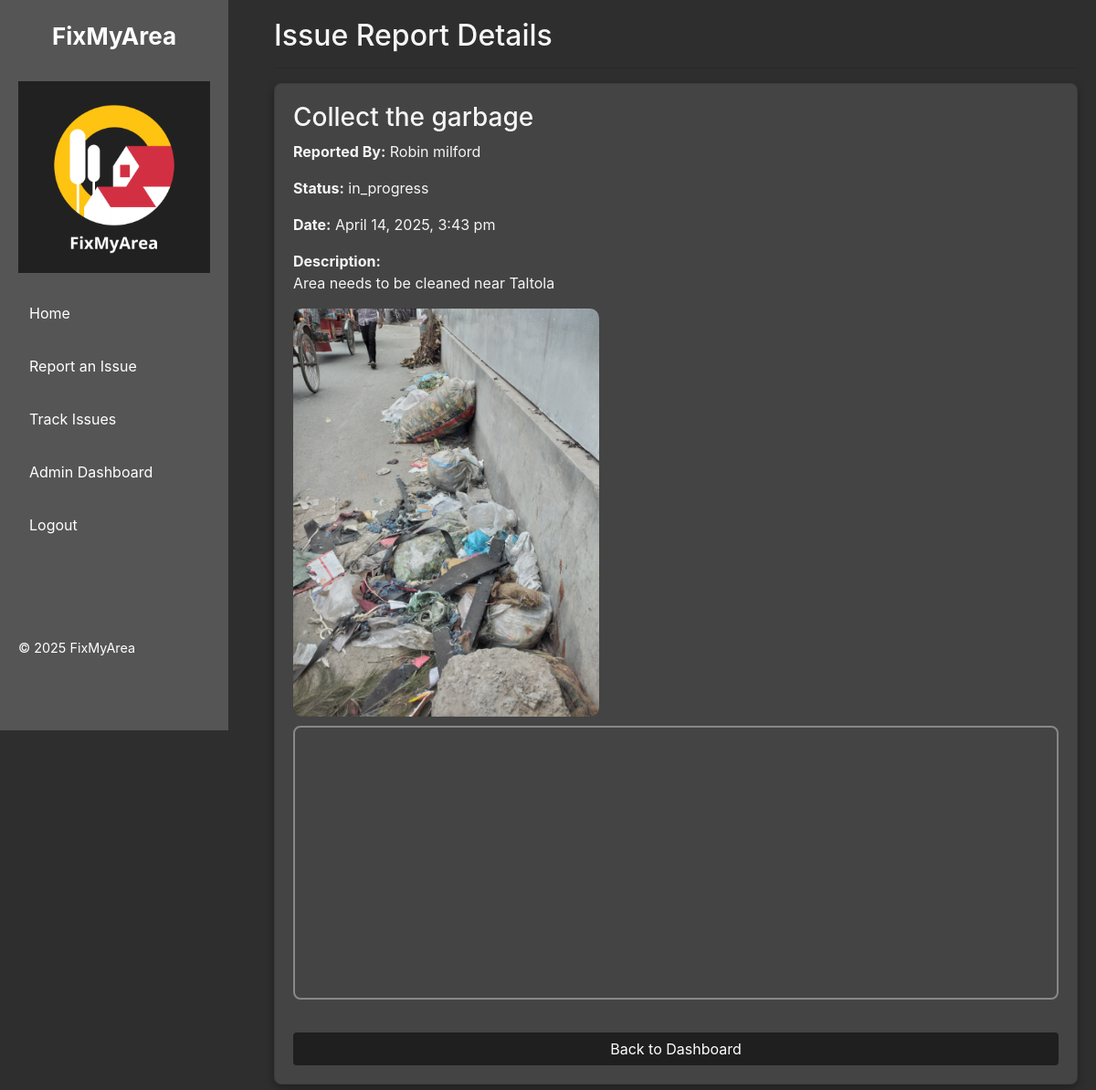
/dashboard/view_report.php?id=4, run on the app's committed database.
### tables this page shows
CREATE TABLE `issues` (
  `id` int(11) NOT NULL,
  `citizen_id` int(11) DEFAULT NULL,
  `title` varchar(255) NOT NULL,
  `description` text NOT NULL,
  `category` text DEFAULT NULL,
  `status` enum('reported','in_progress','resolved','cancelled') NOT NULL DEFAULT 'reported',
  `location` point NOT NULL,
  `created_at` timestamp NOT NULL DEFAULT current_timestamp(),
  `hired_service_provider_id` int(11) DEFAULT NULL,
  `photo_path` varchar(255) DEFAULT NULL,
  `updated_at` timestamp NOT NULL DEFAULT current_timestamp() ON UPDATE current_timestamp(),
  `category_id` int(11) DEFAULT NULL
);

CREATE TABLE `users` (
  `id` int(11) NOT NULL,
  `name` varchar(255) NOT NULL,
  `email` varchar(255) NOT NULL,
  `phone` varchar(20) NOT NULL,
  `password` varchar(255) NOT NULL,
  `role` enum('citizen','service_provider','admin') NOT NULL DEFAULT 'citizen',
  `status` enum('active','inactive','banned') NOT NULL DEFAULT 'active',
  `profile_picture` text DEFAULT NULL,
  `created_at` timestamp NOT NULL DEFAULT current_timestamp(),
  `updated_at` timestamp NOT NULL DEFAULT current_timestamp() ON UPDATE current_timestamp(),
  `otp_code` varchar(6) DEFAULT NULL,
  `otp_expires_at` datetime DEFAULT NULL,
  `is_verified` tinyint(1) DEFAULT 0,
  `division` varchar(100) DEFAULT NULL,
  `district` varchar(100) DEFAULT NULL,
  `city_corporation` varchar(100) DEFAULT NULL,
  `upazila` varchar(100) DEFAULT NULL,
  `postcode` varchar(20) DEFAULT NULL
);

### dashboard/view_report.php (the view, shortened to what this page needs)
<?php
$conn = new mysqli("localhost", "root", "", "3bit");
$issueId = isset($_GET['id']) ? intval($_GET['id']) : 0;
$sql = "SELECT issues.*,
        users.name AS reporter_name,
        ST_Y(issues.location) AS latitude,
        ST_X(issues.location) AS longitude
 FROM issues
 JOIN users ON issues.citizen_id = users.id
 WHERE issues.id = $issueId";
$result = $conn->query($sql);
$issue = $result->fetch_assoc();
?>
<!DOCTYPE html>
<html>
<head>
    <link rel="stylesheet" href="https://stackpath.bootstrapcdn.com/bootstrap/4.5.2/css/bootstrap.min.css">
</head>
<body>
    <div class="sidebar">
        <div class="logo">FixMyArea</div>
        <img src="../assets/images/logo.png" alt="Logo" style="width: 100%; margin-bottom: 20px;">
        <nav>
            <a href="../index.php">Home</a>
            <a href="../report.php">Report an Issue</a>
            <a href="../track.php">Track Issues</a>
            <a href="admin.php">Admin Dashboard</a>
            <a href="../logout.php">Logout</a>
            <p style="margin-top: 100px; font-size: 0.9rem;">© 2025 FixMyArea</p>
        </nav>
    </div>
    <div class="main">
        <h2>Issue Report Details</h2>
        <hr>
        <?php if ($issue): ?>
            <div class="card">
                <h3><?php echo htmlspecialchars($issue['title']); ?></h3>
                <p><strong>Reported By:</strong> <?php echo htmlspecialchars($issue['reporter_name']); ?></p>
                <p><strong>Status:</strong> <?php echo htmlspecialchars($issue['status']); ?></p>
                <p><strong>Date:</strong> <?php echo date("F j, Y, g:i a", strtotime($issue['created_at'])); ?></p>
                <p><strong>Description:</strong><br><?php echo nl2br(htmlspecialchars($issue['description'])); ?></p>
                <?php if (!empty($issue['photo_path'])): ?>
                    <img src="/3Bit/<?php echo htmlspecialchars($issue['photo_path']); ?>" alt="Issue Image">
                <?php endif; ?>
                <?php if (!empty($issue['latitude']) && !empty($issue['longitude'])): ?>
                    <div id="map" class="map-container"></div>
                <?php endif; ?>
                <a href="admin.php" class="btn btn-custom mt-3">Back to Dashboard</a>
            </div>
        <?php else: ?>
            <p>Issue not found.</p>
        <?php endif; ?>
    </div>
    <?php if (!empty($issue['latitude']) && !empty($issue['longitude'])): ?>
        <link rel="stylesheet" href="https://cdn.jsdelivr.net/npm/ol@v7.4.0/ol.css" />
    <?php endif; ?>
</body>
</html>

### dashboard/view_report.php (style rules this page uses)
body { background-color: #2e2e2e; color: whitesmoke; }
.sidebar { position: fixed; top: 0; left: 0; width: 250px; height: 100vh; background-color: #555; color: white; padding: 20px; }
.sidebar .logo { font-size: 26px; font-weight: bold; text-align: center; margin-bottom: 30px; }
.sidebar nav a { display: block; padding: 12px; color: white; text-decoration: none; margin-bottom: 10px; border-radius: 5px; transition: background-color 0.3s ease; }
.main { margin-left: 280px; padding: 20px; }
.card { background-color: #444; padding: 20px; border-radius: 8px; box-shadow: 0 4px 8px rgba(0, 0, 0, 0.3); }
.card img { max-width: 40%; border-radius: 10px; margin-bottom: 10px; }
.map-container { height: 300px; border: 2px solid #888; margin-bottom: 20px; border-radius: 8px; }
.btn-custom { background-color:rgb(31, 31, 32); border: none; color: white; }

### data on the page
issues: title "Collect the garbage", citizen.name "Robin milford", status "in_progress", created_at "April 14, 2025, 3:43 pm", description "Area needs to be cleaned near Taltola", photo_path (picture)
